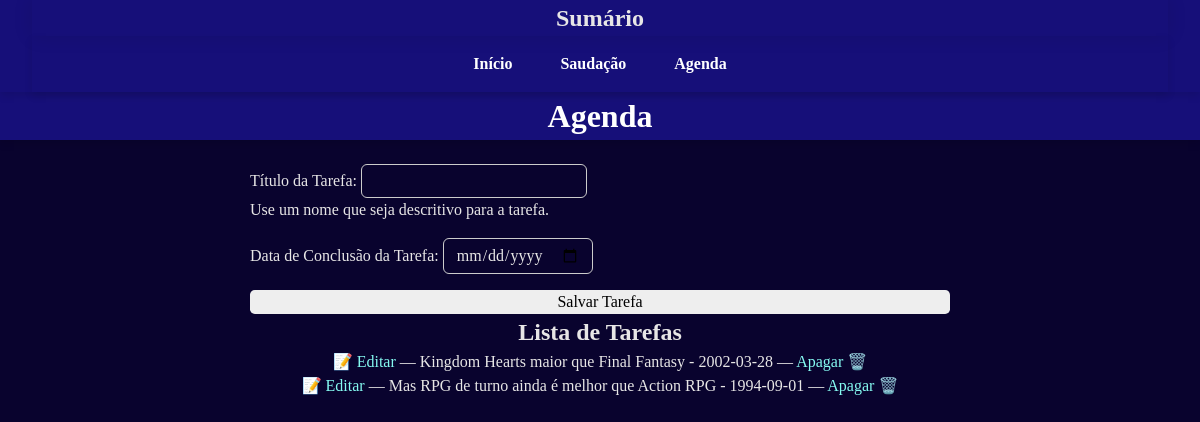
Page /agenda on the earlier database version.
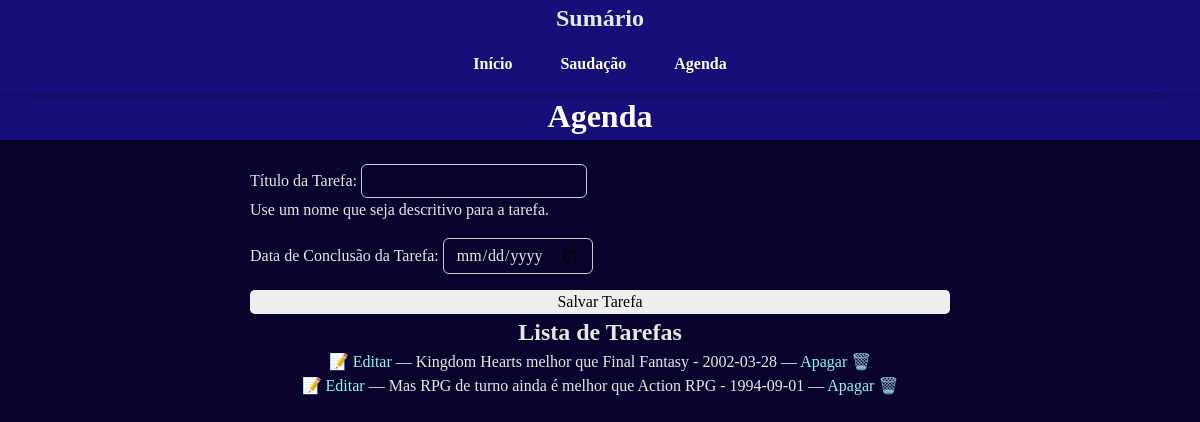
Same page on the later database version.
### tables this page shows
CREATE TABLE tarefas (
        id INTEGER PRIMARY KEY AUTOINCREMENT,
        titulo_tarefa TEXT NOT NULL,
        data_conclusao TEXT);

### app.py (the view)
@app.route('/agenda', methods=['GET', 'POST'])
def agenda():
    tarefas = None
    if request.method == 'POST':
        titulo_tarefa = request.form['titulo-tarefa']
        data_conclusao = request.form['data-conclusao']
        tarefa = Tarefa(titulo_tarefa, data_conclusao)
        tarefa.salvar_tarefa()
    tarefas = Tarefa.obter_tarefas()
    return render_template('agenda.html', titulo='Agenda', tarefas=tarefas)

### models/database.py (called while the page is built)
    def executar(self, query: str, params: tuple = ()) -> Cursor:
        self.cursor.execute(query, params)
        self.connection.commit()
        return self.cursor

    def buscar_tudo(self, query: str, params: tuple = ()) -> list[Any]:
        self.cursor.execute(query, params)
        return self.cursor.fetchall()

    def close(self) -> None:
        self.connection.close()

    def __enter__(self) -> Self:
        return self

    def __exit__(self, exc_type: Optional[Type[BaseException]], exc_value: Optional[BaseException], tb: Optional[TracebackType]) -> None:
        if exc_type is not None:
            print('Exceção capturada no contexto:')
            print(f'Tipo: {exc_type.__name__}')
            print(f'Mensagem: {exc_value}')
            print('Traceback completo:')
            traceback.print_tb(tb)
        self.close()

### models/tarefa.py (called while the page is built)
    @classmethod
    def obter_tarefas(cls) -> list[Self]:
        with Database("./data/tarefas.sqlite3") as db:
            query: str = "SELECT titulo_tarefa, data_conclusao, id FROM tarefas;"
            resultados: list[Any] = db.buscar_tudo(query)
            tarefas: list[Self] = [
                cls(titulo, data, id) for titulo, data, id in resultados
            ]
            return tarefas

### templates/agenda.html
{% extends "base.html" %}
{% block content %}
    <br>
    <form class="mt-3" method="POST">
        <div class="mb-3">
            <label for="titulo-tarefa" class="form-label">Título da Tarefa:</label>
            <input type="text" class="form-control" name="titulo-tarefa" id="titulo-tarefa" aria-describedby="ajudaNomeTarefa" value="{{ tarefa_selecionada.titulo_tarefa if tarefa_selecionada else '' }}" required>
            <div id="ajudaNomeTarefa" class="form-text">Use um nome que seja descritivo para a tarefa.</div>
        </div>
        <div class="mb-3">
            <label for="data-conclusao" class="form-label">Data de Conclusão da Tarefa:</label>
            <input type="date" class="form-control" name="data-conclusao" id="data-conclusao" value="{{ tarefa_selecionada.data_conclusao if tarefa_selecionada else ''}}">
        </div>
        <button type="submit" class="btn btn-primary">Salvar Tarefa</button>
    </form>
    <h2>Lista de Tarefas</h2>
    {% if tarefas %}
        {% for tarefa in tarefas %}
            <ul id="tarefas">
                    <li><a href="{{url_for('update', idTarefa=tarefa.id_tarefa)}}">📝 Editar</a> — {{ tarefa.titulo_tarefa }} - {{ tarefa.data_conclusao }} — <a href="{{ url_for('delete', idTarefa=tarefa.id_tarefa) }}">Apagar 🗑️</a></li>
            </ul>
        {% endfor %}
    {% else %}
        <p>Nenhuma tarefa cadastrada.</p>
    {% endif %}
{% endblock %}

### templates/base.html (shortened to what this page needs)
<!DOCTYPE html>
<html lang="pt-br">
<head>
    <link rel="stylesheet" href="{{ url_for('static', filename='reset.css') }}">
    <link rel="stylesheet" href="{{ url_for('static', filename='style.css') }}">
</head>
<body class="container">
    <header><h2>Sumário</h2>
        <nav>
            <ul>
                <li><a href="/">Início</a></li>
                <li><a href="ola">Saudação</a></li>
                <li><a href="agenda">Agenda</a></li>
            </ul>
        </nav>
    </header>
    <h1 class="mt-3" id="titulo_pagina">{{ titulo }}</h1>
    {% block content %}{% endblock %}
</body>
</html>

### static/style.css (style rules this page uses)
:root { --cor-primaria: #160f79; --cor-secundaria: #023e8a; --cor-fundo: #09032e; --cor-primaria-titulo: #ffffff; --cor-secundaria-titulo: #2db544; --cor-primaria-texto: #e7e6e6; --cor-secundaria-texto: #000; --cor-link: #85faf1; --cor-bordas: #eee; }
body { font-family: Georgia, 'Times New Roman', Times, serif; background-color: var(--cor-fundo); color: var(--cor-primaria-texto); }
h1 { font-size: 2em; font-weight: 700; }
h2 { font-size: 1.5rem; font-weight: 700; text-align: center; }
#tarefas { text-align: center; }
body h1 { background-color: var(--cor-primaria); color: var(--cor-primaria-titulo); margin: auto; text-align: center; }
header { background-color: var(--cor-primaria); padding: 0rem 2rem; box-shadow: 0 4px 8px rgba(0, 0, 0, 0.1); position: sticky; top: 0; }
header h2 { box-shadow: 0 0 20px rgba(0, 0, 0, 0.1); }
header nav { padding: 1rem 2rem; box-shadow: 0px 4px 8px rgba(0, 0, 0, 0.1); top: 0; }
header ul { display: flex; flex-direction: row; justify-content: center; gap: 1rem; }
header a { color: var(--cor-primaria-titulo); font-weight: 700; padding: 0.5rem 1rem; }
a { color: var(--cor-link); }
form { display: flex; flex-direction: column; gap: 1rem; max-width: 700px; margin: auto; }
input, textarea { border: 1px solid #ccc; border-radius: 6px; padding: .25rem .75rem; resize: none; color: var(--cor-primaria-texto); }
button[type="submit"] { background-color: var(--cor-bordas); color: var(--cor-secundaria-texto); border-radius: 0.3em; }
#titulo_pagina { font: bold; box-shadow: 0 4px 8px rgba(0, 0, 0, 0.1) }

Differences in the rows shown:
changed tarefas: titulo_tarefa "Kingdom Hearts maior que Final Fantasy" → "Kingdom Hearts melhor que Final Fantasy"
